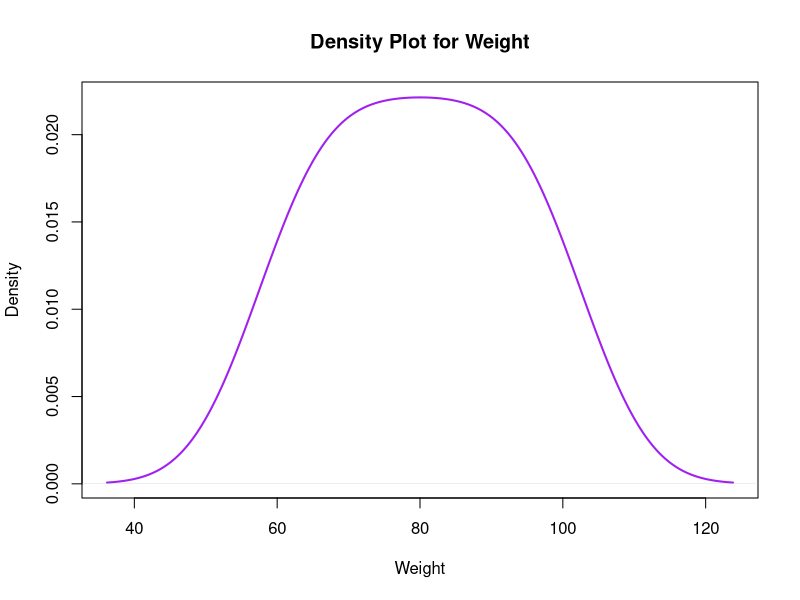

The R script that drew this image:
Weight <- c(60, 65, 70, 75, 80, 85, 90, 95, 100)
plot(density(Weight), main = "Density Plot for Weight", 
     xlab = "Weight", ylab = "Density", 
     col = "purple", lwd = 2)
